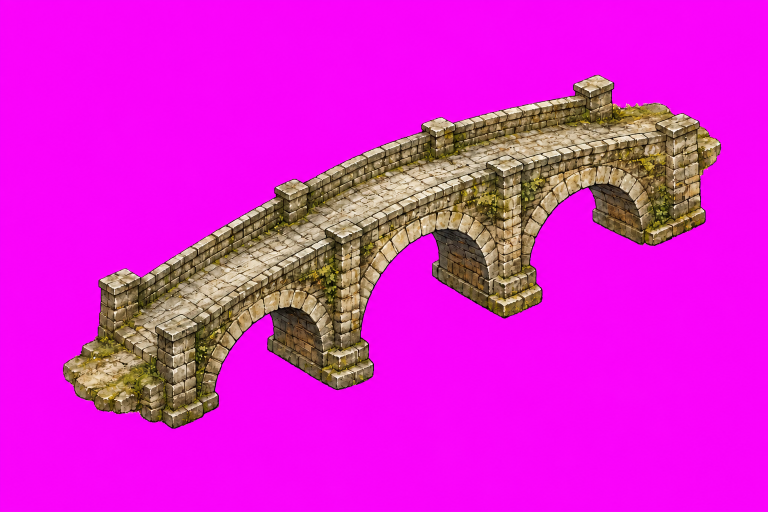
#> input picture site/atlas/assets/detail-bridge-source.png, 1536 x 1024 px (shown at 1/2 size)
$ python stamp-token.py ../../site/atlas/assets/detail-bridge-source.png out.png
#> lines starting #> are read from the running program, lines starting #| are printed output that depends on the picture; after the words box and inside, x2 and y2 are one past the last pixel; in counts of white or black regions, pixels touching at a corner belong together
#> in main, source is the input picture: PIL image 1536x1024 RGB; mean R, G, B 222.3, 31.6, 209.3
"""Create a consistent iron/brass PNG token locally (Pillow required).

Pass an approved portrait or framed draft and an optional pixel crop box.
Never overwrites a file unless --force is explicitly supplied.
"""
import argparse
from pathlib import Path
from PIL import Image, ImageDraw, ImageOps


def stamp(source, size=512, crop=None):
#> called with size = 512
    source = ImageOps.exif_transpose(source).convert("RGBA")
#> source: PIL image 1536x1024 RGBA
    if crop:
        left, top, right, bottom = crop
        if not (0 <= left < right <= source.width and 0 <= top < bottom <= source.height):
            raise ValueError("Crop must stay within the source image")
        source = source.crop(crop)
    scale = 4
    width = size * scale
    art = ImageOps.fit(source, (width, width), method=Image.Resampling.LANCZOS)
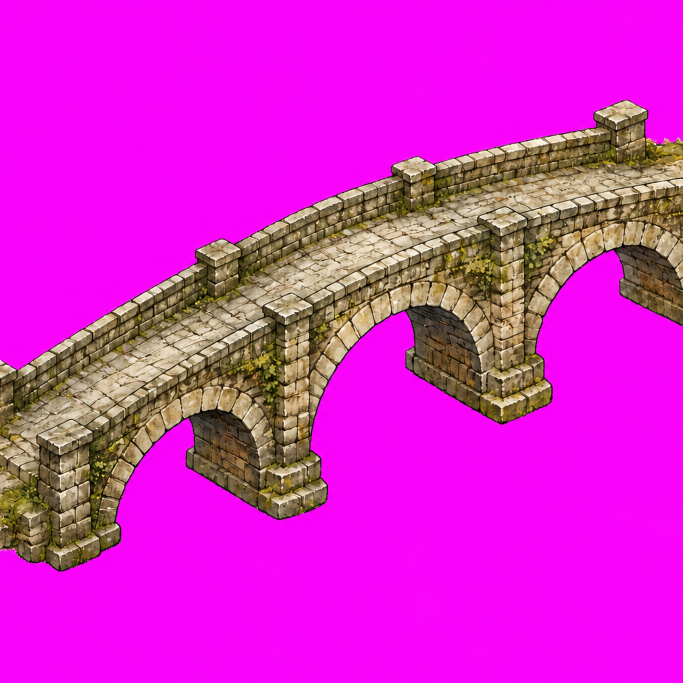
#> art: PIL image 2048x2048 RGBA (shown at 1/3 size); mean R, G, B, A 214.6, 39.4, 198.5, 255
    mask = Image.new("L", (width, width), 0)
#> mask: PIL image 2048x2048 L; every value is 0
    draw = ImageDraw.Draw(mask)
    margin = round(width * .025)
    draw.ellipse((margin, margin, width-margin-1, width-margin-1), fill=255)
    art.putalpha(mask)
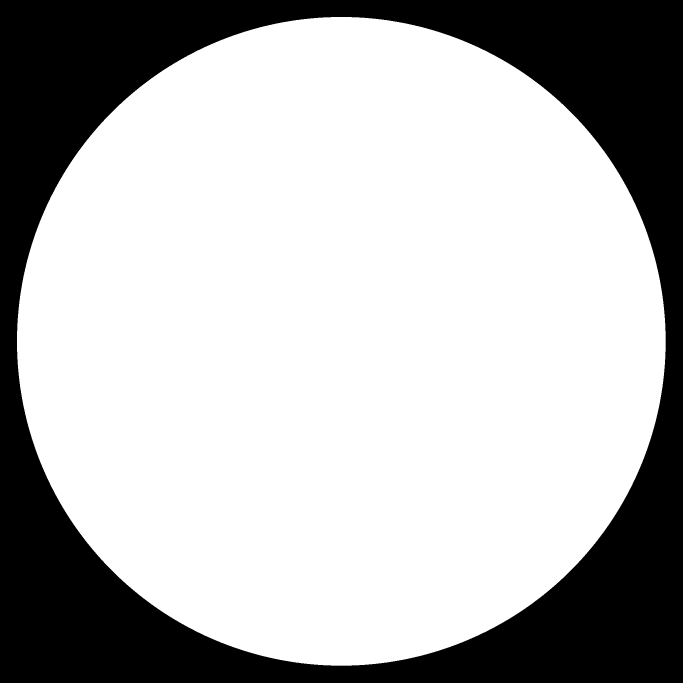
#> mask: PIL image 2048x2048 L (shown at 1/3 size); 70.9% white; 1 black region, box (x1, y1, x2, y2) and area: (0, 0, 2048, 2048) 1220392
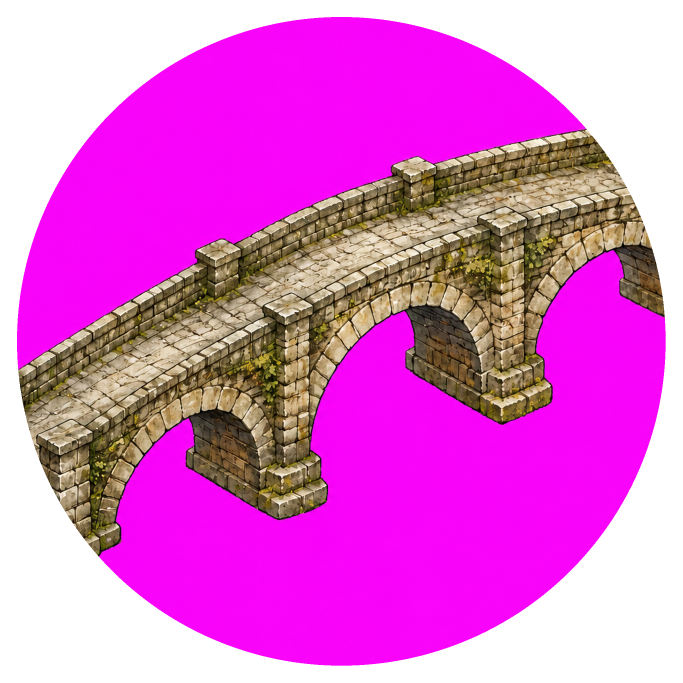
#> art: PIL image 2048x2048 RGBA (shown at 1/3 size); mean R, G, B, A 214.6, 39.4, 198.5, 180.8; transparent parts drawn white
    rim = ImageDraw.Draw(art)
    # Concentric bevels give every creature precisely the same stamped frame.
    for offset, thickness, color in [
        (0, .005, "#161514"), (.005, .006, "#b99b61"),
        (.011, .004, "#625039"), (.015, .022, "#303132"),
        (.037, .004, "#77736a"), (.041, .005, "#171615"),
        (.046, .003, "#ac8b50"),
    ]:
        inset = margin + round(width * offset)
        rim.ellipse((inset, inset, width-inset-1, width-inset-1),
                    outline=color, width=max(1, round(width * thickness)))
    return art.resize((size, size), Image.Resampling.LANCZOS)
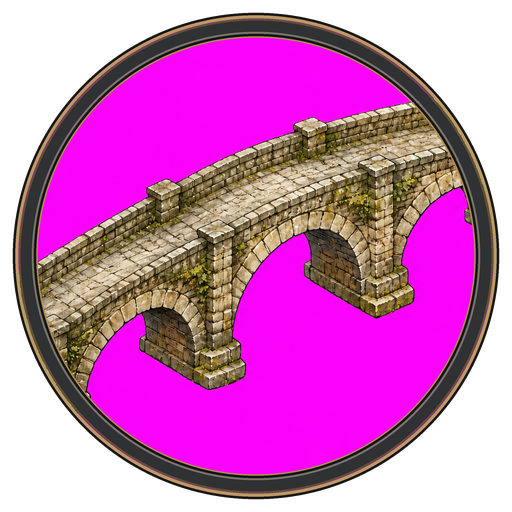
#> returned value: PIL image 512x512 RGBA; mean R, G, B, A 127, 40, 111.5, 180.8; transparent parts drawn white


def main():
    parser = argparse.ArgumentParser(description=__doc__)
    parser.add_argument("source", type=Path)
    parser.add_argument("output", type=Path)
    parser.add_argument("--crop", nargs=4, type=int, metavar=("LEFT", "TOP", "RIGHT", "BOTTOM"))
    parser.add_argument("--size", type=int, default=512)
    parser.add_argument("--force", action="store_true")
    args = parser.parse_args()
    if args.source.resolve() == args.output.resolve():
        parser.error("Source and output must differ")
    if args.output.exists() and not args.force:
        parser.error("Output exists; choose another filename or explicitly use --force")
    if args.output.suffix.lower() != ".png" or not 128 <= args.size <= 2048:
        parser.error("Use PNG output and a size between 128 and 2048")
    with Image.open(args.source) as source:
        result = stamp(source, args.size, args.crop)
    result.save(args.output)
    with Image.open(args.output) as check:
        assert check.mode == "RGBA"
        assert all(check.getpixel(p)[3] == 0 for p in [(0, 0), (0, args.size-1), (args.size-1, 0), (args.size-1, args.size-1)])
    print(f"Saved {args.output}: {args.size}px RGBA, transparent corners verified")


if __name__ == "__main__":
    main()
